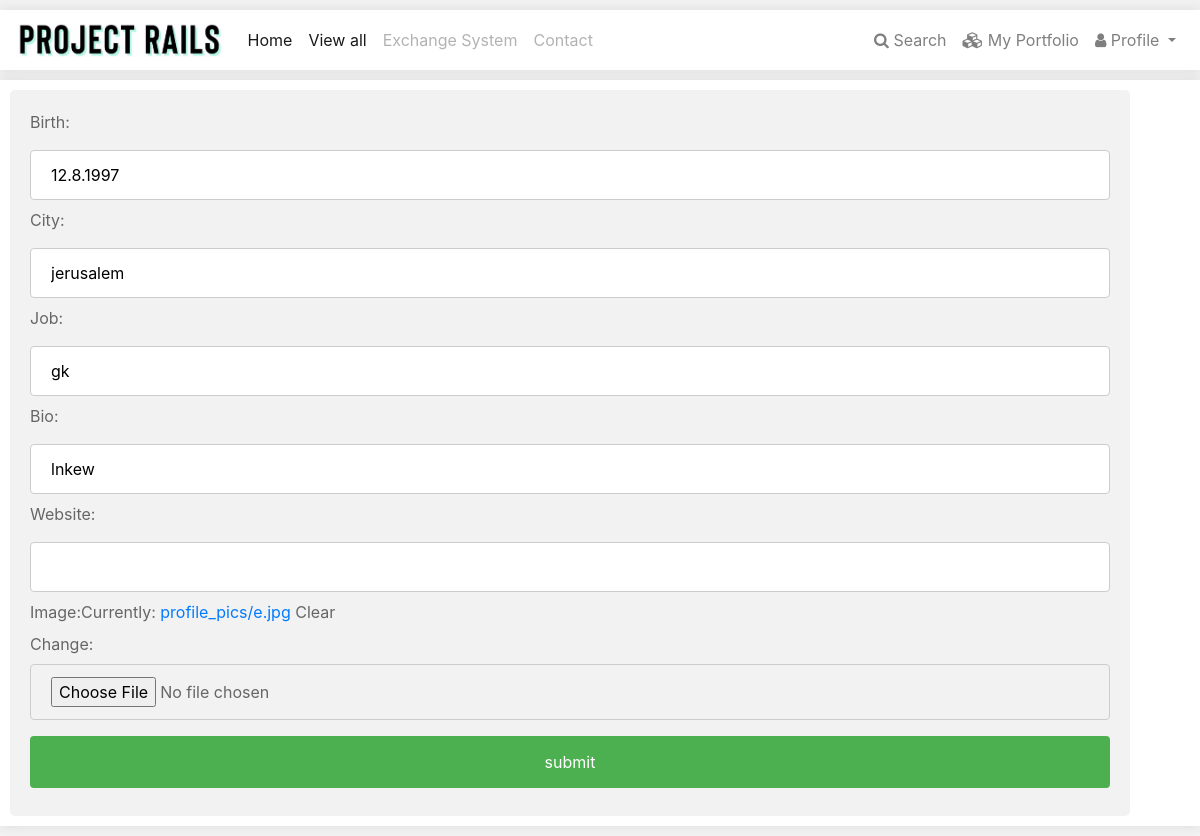
The app's page /edit (signed in) with its own data.
### myapp/models.py (models this page shows, shortened)
class Profile(models.Model):
    user = models.OneToOneField(User, on_delete=models.CASCADE)
    birth = models.CharField(max_length=100, default='')
    city = models.CharField(max_length=100, default='')
    job = models.CharField(max_length=300, default='')
    bio = models.CharField(max_length=300, default='')
    website = models.URLField(default='', blank=True)
    image = models.ImageField(
        blank=True, upload_to='profile_pics', default='profile.png')

### myapp/views.py (the view)
# urls.py: path('edit', views.edit_profile, name='edit_profile'),
def edit_profile(request):
    if request.user.is_authenticated:
        profile = request.user.profile
        form = ProfileForm(instance=profile)
        if request.method == 'POST':
            form = ProfileForm(request.POST, request.FILES, instance=profile)
            if form.is_valid():
                form.save()
            return redirect('accounts/profile')
        args = {'form': form}
        return render(request, 'edit_profile.html', args)
    return redirect('login')

### myapp/edit_form.py
class ProfileForm(ModelForm):
	class Meta:
		model = Profile
		exclude = ('user',)

### myapp/templates/edit_profile.html
{% extends "base.html" %}
{% load static %}
{% block content%}
<link href="{% static 'css/form.css' %}" rel="stylesheet" type="text/css">
<div class="container myform">
    <form method=POST action="/edit" enctype="multipart/form-data">{%csrf_token%}
    {{form}}
        <input type="submit" value="submit">
    </form>
</div>
{% endblock %}

### myapp/static/css/main.css (style rules this page uses)
body { background-color: #f2f2f2; text-align: center; font-family: -apple-system,BlinkMacSystemFont,"Segoe UI",Roboto,"Helvetica Neue",Arial,sans-serif,"Apple Color Emoji","Segoe UI Emoji","Segoe UI Symbol"; }
.container { margin: 0; padding: 10px; }

### myapp/static/css/form.css (style rules this page uses)
input[type=text],input[type=url], select { width: 100%; padding: 12px 20px; margin: 8px 0; display: inline-block; border: 1px solid #ccc; border-radius: 4px; box-sizing: border-box; }
input[type=file] { width: 100%; padding: 12px 20px; margin: 8px 0; display: inline-block; border: 1px solid #ccc; border-radius: 4px; box-sizing: border-box; }
input[type=submit] { width: 100%; background-color: #4CAF50; color: white; padding: 14px 20px; margin: 8px 0; border: none; border-radius: 4px; cursor: pointer; }
div.myform { border-radius: 5px; background-color: #f2f2f2; padding: 20px; text-align: left; }

### records on screen
Profile: birth "12.8.1997", city "jerusalem", job "gk", bio "lnkew"
